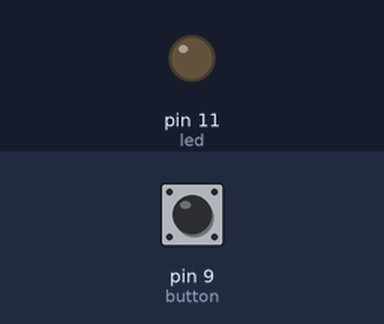
Recording of a sketch running on a simulated Arduino Uno, built with avr-gcc and run on an emulated ATmega328P. Parts: output pins drawn as LEDs (lit = HIGH). Inputs (shaded band) come from the test bench; at power-on: pin 9 (button) LOW.

Above: at 1.2 s.
1.3 s: pin 9 (button) pulled HIGH for 1 s
At 3.5 s:
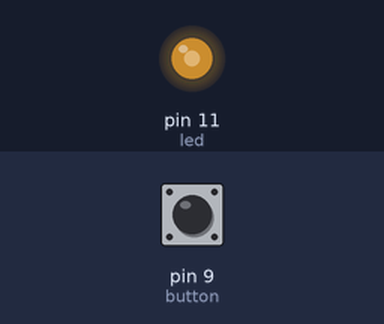
3.8 s: pin 9 (button) pulled HIGH for 0.15 s
At 4.3 s:
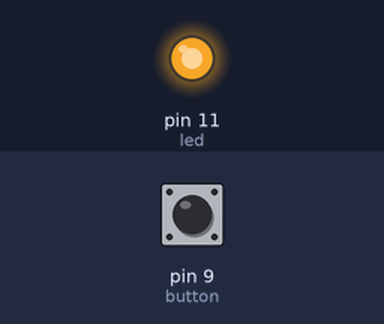
Timing chart, 0 to 6.8 s (numbered marks = the images above; inputs shaded):
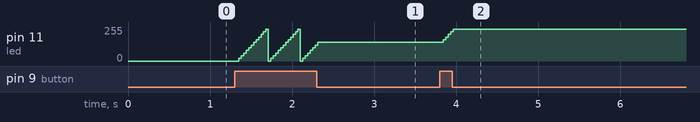

The sketch:

ButtonBright.ino
```cpp
int led = 11;
int button = 9;

int buttonState = 0;
int brightness = 0;
int brightup = 20;

void setup() {

  pinMode(led, OUTPUT);
  pinMode(button, INPUT);

}

void loop() {


  analogWrite(led, brightness);
  buttonState = digitalRead(button);

  if ( buttonState == 1 )
  brightness = brightness + brightup;


  if ( brightness >= 255 )
  brightness = 0;

  delay(30);
}
```

Measured:
- after the input at 1.3 s, pin 11 (led): 0/255 → 20/255 after 0.05 s, then repeats every 0.39 s: 40/255 0.03 s, 60/255 0.03 s, 80/255 0.03 s, 100/255 0.03 s, 120/255 0.03 s, 140/255 0.03 s, 160/255 0.03 s, 180/255 0.03 s, 200/255 0.03 s, 220/255 0.03 s, 240/255 0.03 s, 0/255 0.03 s, 20/255 0.03 s, until it stays 140/255 from 2.3 s
- after the input at 3.8 s, pin 11 (led): 140/255 → 240/255 at once
